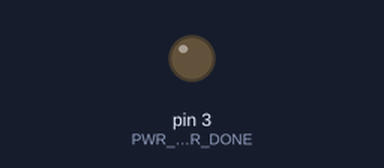
Recording of a sketch running on a simulated Arduino Uno, built with avr-gcc and run on an emulated ATmega328P. Parts: output pins drawn as LEDs (lit = HIGH). What the sketch prints to the serial monitor is not drawn.

Above: at 0.1 s.
At 5.1 s:
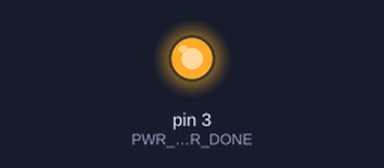
Timing chart, 0 to 6.6 s (numbered marks = the images above):
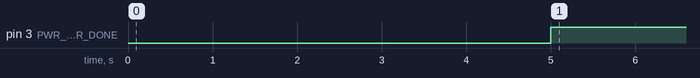

Measured:
- by itself, pin 3 (PWR_CONTROLLER_DONE): LOW → HIGH at 5.0 s

The sketch:

Transmitter_test.ino
```cpp
// The transmitter

//#include <SPI.h>
//#include <nRF24L01.h>
//#include <RF24.h>
//#include <OneWire.h>
//#include <DallasTemperature.h>

#define PWR_CONTROLLER_DONE 3
//#define ONE_WIRE_BUS 4
//#define NUM_SENSORS 5

// Init for radio
//const byte address[5] = {'R', 'x', 'A', 'A', 'A'};
//RF24 radio(9, 10); // CE_pin, CSN_pin Create a Radio
//
//// Init for temp sensors
//OneWire oneWire(ONE_WIRE_BUS);
//DallasTemperature sensors(&oneWire);
//int deviceCount = 0;
//float Celcius = 0;
//float Fahrenheit = 0;
//float tempList[NUM_SENSORS] = {};

void setup()
{

  Serial.begin(9600);
  Serial.println("Transmitter Starting");
  pinMode(PWR_CONTROLLER_DONE, OUTPUT);
//
//  // Setup for radio
//  radio.begin();
//  radio.setDataRate(RF24_250KBPS);
//  //    radio.setPALevel(RF24_PA_MIN); // RF24_PA_MAX is default. _MIN for testing
//  radio.setChannel(108);
//  radio.setRetries(15, 15); // delay, count
//  radio.openWritingPipe(address);
//
//  // Setup for temp sensors
//  sensors.begin();
//  Serial.print("Locating devices...");
//  Serial.print("Found ");
//  deviceCount = sensors.getDeviceCount();
//  Serial.print(deviceCount, DEC);
//  Serial.println(" devices.");
//  Serial.println("");
}

//====================

void loop()
{

//  updateTemp();
//  send();
  delay(5000);
  digitalWrite(PWR_CONTROLLER_DONE, HIGH);
}

//====================
//
//void send()
//{
//
//  delay(1000);
//  bool rslt;
//  Serial.println("Size of tempList: ");
//  Serial.println(sizeof(tempList));
//  rslt = radio.write(&tempList, sizeof(tempList));
//  delay(500);
//
//  Serial.print("Data Sent: ");
//  for (int i = 0; i < deviceCount; i++)
//  {
//    Serial.print(tempList[i]);
//    Serial.print(" ");
//  }
//  Serial.println("");
//  if (rslt)
//  {
//    Serial.println("  Acknowledge received");
//  }
//  else
//  {
//    Serial.println("  Tx failed");
//  }
//}
//
////===============
//
//void updateTemp()
//{
//
//  delay(1000);
//  sensors.requestTemperatures();
//  delay(1000);
//
//  for (int i = 0; i < deviceCount; i++)
//  {
//    Celcius = sensors.getTempCByIndex(i);
//    Fahrenheit = sensors.toFahrenheit(Celcius);
//    tempList[i] = Fahrenheit;
//  }
//}
```
